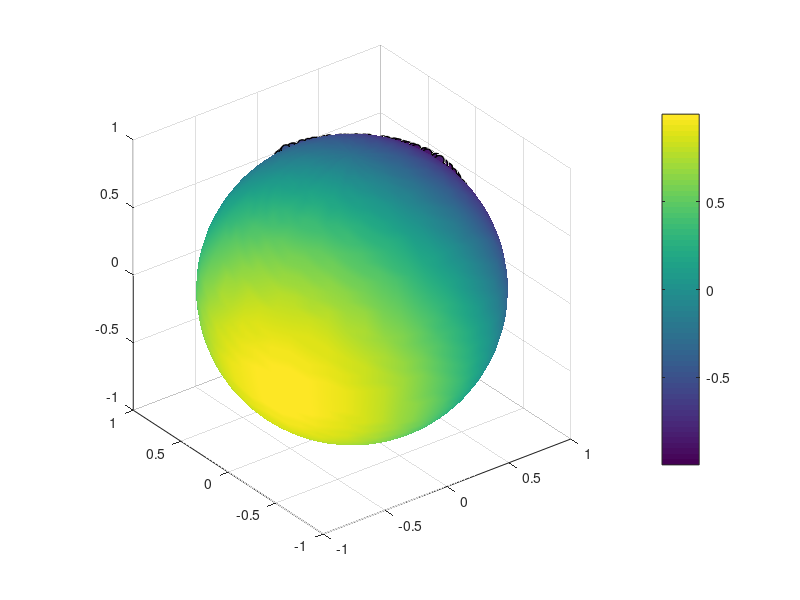

Source code (MATLAB): (Note: this script raises an error after producing the figure.)
% Compact embedded submanifold AMG (e.g., a sphere)
clc; close all; clearvars;

%% Convergence study
% convergence study values (NN and NT are amounts, N = 2.^NN and T = 0.5.^NT are upper bounds)
NN = 12; NT = 1; nboot = 10;
% combinations of N and T for convergence study
[Ni,Ti] = meshgrid(linspace(1,NN,NN),linspace(1,NT,NT)); Ni = reshape(2.^Ni,NN*NT,1); Ti = reshape(0.1.^Ti,NN*NT,1);
% precondition metric vectors for convergence study
err = ones(NN*NT,nboot);

for j = 1:nboot
for i = 1:NN*NT
%% print progress
clc; fprintf('%0.2f%% complete...(%i / %i bootstrap)\n',i/(NN*NT)*100,j,nboot);
rng(j)
%% The sphere
% generate random values in parametrization domain
N = Ni(i);
% entire upper hemisphere
% r = 0.99*rand(N,1); th = 2*pi*rand(N,1);
% smaller neighborhoods
% r = (0.75-0.25)*rand(N,1)+ 0.25; th = pi/4*rand(N,1);
r = (0.9-0.7)*rand(N,1)+ 0.7; th = pi/2*rand(N,1);
% r = 0.99*rand(N,1); th = pi/4*rand(N,1);
% r = 0.25*rand(N,1); th = 2*pi*rand(N,1);

% sample random ball in parametrization domain
S = r.*[cos(th),sin(th)];
% sample random directions
V = 2*rand(N,2) - 1; V = V./sqrt(sum(V.^2,2));
% mesh the entire sphere
nmesh = 50; [XX,YY,ZZ] = sphere(nmesh);

% parametrize upper hemisphere
Zcurv = @(X,Y) sqrt(1-X.^2 - Y.^2); Z = Zcurv(S(:,1),S(:,2));
P = [S(:,1),S(:,2),Z];
% partials of sphere parametrization
Zx = @(X,Y) -X./(sqrt(1-X.^2 - Y.^2)); Zy = @(X,Y) -Y./(sqrt(1-X.^2 - Y.^2));
% Jacobian of sphere parametrization
J = @(X,Y) [repmat([1 0; 0 1],1,1,N); reshape(Zx(X,Y),1,1,N), reshape(Zy(X,Y),1,1,N)];
JJ = J(S(:,1),S(:,2));
% tangent vectors
Vt = zeros(N,3); for ii=1:N, Vt(ii,:) = V(ii,:)*JJ(:,:,ii)'; end
Vt = Vt./sqrt(sum(Vt.^2,2));
% exponential map
Exp = @(t,Vt,P) kron(P,cos(t)) + kron(Vt./sqrt(sum(Vt.^2,2)),sin(t));
% compute exponentials along random tangent vectors
k = 25; t = 0.5*linspace(-1,1,k)'; GG = reshape(Exp(t,Vt,P),k,N,3);
% logarithmic map
Log = @(p,P) acos(P*p').*(P - P*p'.*repmat(p,size(P,1),1))./sqrt(sum((P - P*p'.*repmat(p,size(P,1),1)).^2,2));

%% Ambient map on the sphere
m = 3; XY = [reshape(XX,(nmesh+1)^2,1),reshape(YY,(nmesh+1)^2,1),reshape(ZZ,(nmesh+1)^2,1)]; rng(47);

% linear ambient function
a = 2*rand(m,1)-1; a = a/norm(a); Func = @(XY) XY*a; Grad = @(XY) repmat(a',size(XY,1),1);
% quadratic ambient ridge of rank(H) = r <= floor(m/2)
% r = 1; H = zeros(m); H(floor(m/2):floor(m/2)+r-1,floor(m/2):floor(m/2)+r-1) = eye(r); Func = @(X) sum((X*H).*X,2); Grad = @(X) X*H;
% highly nonlinear ridge
% a = 2*rand(m,1)-1; a = a/norm(a); Func = @(XY) sin(2*pi*XY*a) + cos(pi/2*XY*a); Grad = @(XY) kron(sum(pi*cos(pi*XY*a) - pi/2*sin(pi/2*XY*a),2),sum(a,2)');
% highly nonlinear approximate ridge
% w = 0.1; aa = 2*rand(m,1)-1; aa = aa/norm(aa); [A,~] = svd(aa); Func = @(XY) sum(sin(pi*XY*aa) + cos(pi/2*XY*aa),2) + w*sum((sin(pi*XY))*A(:,2:end),2); Grad = @(XY) kron(sum(pi*cos(pi*XY*aa) - pi/2*sin(pi/2*XY*aa),2),sum(aa,2)') + w*sum(pi*cos(pi*XY)*A(:,2:end),2)/(m-1); 
% highly nonlinear non-ridge
% aa = rand(m,1)-1; aa = aa/norm(aa); [A,~] = svd(aa); Func = @(XY) sum(sin(pi*XY*aa) + cos(pi/2*XY*aa),2) + sum((sin(pi*XY))*A(:,2:end),2); Grad = @(XY) kron(sum(pi*cos(pi*XY*aa) - pi/2*sin(pi/2*XY*aa),2),sum(aa,2)') + sum(pi*cos(pi*XY)*A(:,2:end),2)/(m-1);

% Compute values
F = Func(XY); G =Grad(XY); Frnd = Func(P); Grnd = Grad(P);
% Tangential gradient of ambient function
Gt = Grnd - bsxfun(@times,sum(Grnd.*P,2),P);

%% Karcher mean & Visualization
% initialize gradient descent optimization routine
p0  = Exp(0.01,Vt(1,:),P(1,:)); Jp = [1 0; 0 1; Zx(p0(1),p0(2)) Zy(p0(1),p0(2))]; vt = rand(1,2)*Jp'; vt = vt/norm(vt); v = 1;
% Fletcher et al. (Algorithm 1)
while norm(v) > 1e-6
    v = 1/N*sum(Log(p0,P),1);
    p0 = Exp(norm(v),v,p0); 
    Jp = [1 0; 0 1; Zx(p0(1),p0(2)) Zy(p0(1),p0(2))]; vt = rand(1,2)*Jp'; vt = vt/norm(vt);
end

%% Active Manifold-Geodesics
T = Ti(i);
% compute basis for tangent space (an orthogonal tangent vector)
vt2 = cross(p0,vt); Ptan = [p0 + vt; p0 + vt2; p0 - vt; p0 - vt2; p0 + vt;];

% compute AMG geodesic point set
k = 2; t = T*linspace(-1,1,k)'; Vg = sqrt(sum(Gt.^2,2)); Gset = zeros(k,N,3);
for ii=1:N, Gset(:,ii,:) = Exp(t*Vg(ii),Gt(ii,:),P(ii,:)); end
% refined geodesic samples (for visualization)
kk = 50; tt = linspace(-2,2,kk)'; GGset = zeros(kk,N,3);
for ii=1:N, GGset(:,ii,:) = Exp(tt*Vg(ii),Gt(ii,:),P(ii,:)); end

% logarithmic map of geodesic point set
Pset = reshape(Gset,k*N,3);
% logarithmic discrepancies of geodesic point set
Vlog1 = Log(p0,Pset(1:2:end-1,:));
Vlog2 = Log(p0,Pset(2:2:end,:));
Vlog = Vlog1 - Vlog2;
% Remove bias from PGA
% logarithmic map of sampled point set
Vlogx = Log(p0,P);
[Ux,Dx,~] = svd(1/sqrt(N)*[vt;vt2]*Vlogx',0); Ux = Ux'*[vt;vt2];
% SVD of tangential coordinates for logarithmic map of geodesic point set
[U,D,~] = svd(1/sqrt(N*(k-1)*(T^2+1))*Ux*(Vlog)',0); U = U'*Ux;
% [U,D,~] = svd(1/sqrt(N*(k-1)*(T^2+1))*[vt;vt2]*(Vlog)',0); U = U'*[vt;vt2];

% SVD of tangential coordinates for logarithmic map of geodesic point set
% [U,D,~] = svd(1/sqrt(N*(k-1)*(T^2+1))*[vt;vt2]*(Vlog-repmat(Vlogx,2,1))',0); U = U'*[vt;vt2];

% compute error w.r.t Mukherjee embedding definition
[Uemb,~,~] = svd(Grnd'); W = (eye(3) - p0'*p0)*Uemb(:,1); W = W./norm(W);
% subspace distance to the embedding definition
if exist('a','var')
    W = (eye(3) - p0'*p0)*a; W = W./norm(W);
end
err(i,j) = norm(W*W' - U(1,:)'*U(1,:),2);

% compute active and inactive manifold-geodesic
AMG = Exp(2*tt,U(1,:),p0); IAMG = Exp(2*tt,U(2,:),p0);
% compute Mukherjee embedding definition geodesic
EmbG = Exp(2*tt,W',p0);

% compute AMG shadow plot
% project logarithmic map of random points
Gy = Log(p0,P)*U';
% first-singular projected geodesic points
Py = Exp(Gy(:,1),U(1,:),p0);

%% Rotating geodesics (verification of AMG and IAMG)
Nr = 25; tr = linspace(0,1,Nr)';
% geodesic sweep of first quadrant of the tangent space
R = kron(U(1,:),1-tr)  + kron(U(2,:),tr);
% geodesic sweep of two quadrants of the tangent space
% R = [R; kron(-U(1,:),tr)  + kron(U(2,:),1-tr)];
% normalize and construct inner-product color metric
R = R./sqrt(sum(R.^2,2)); thr = abs(sum(R.*repmat(U(1,:),size(R,1)/Nr*Nr,1),2));
% plot rotated tangent vectors
% figure(fig); quiver3(repmat(p0(1),size(R,1)/Nr*Nr,1), repmat(p0(2),size(R,1)/Nr*Nr,1), repmat(p0(3),size(R,1)/Nr*Nr,1), R(:,1), R(:,2), R(:,3),'Color',0.75*ones(3,1))
% compute rotated geodesics2/99*ii-1
Ngr = 100; Tr = 2*max([abs(max(Gy(:,1))),abs(min(Gy(:,1)))]); tgr = linspace(-Tr,Tr,Ngr)';
% exponential maps along rotated tangent vectors
Gr = reshape(Exp(tgr,R,repmat(p0,size(R,1)/Nr*Nr,1)),Ngr,size(R,1)/Nr*Nr,3);

end
end

%% compute convergence rates
if NT ~= 1
% compute subspace distance convergence rate
M = [ones(NT*NN,1) log10(Ti) log10(Ni)]; cerr = M \ log10(mean(err,2));
% coefficient of determination for convergence estimate
Rsq = 1 - sum((log10(mean(err,2)) - M*cerr).^2)/sum((log10(mean(err,2)) - mean(log10(mean(err,2)))).^2);
fprintf('Sub. dist. T convergence rate 10^%f (R^2 = %f)\n',cerr(2),Rsq);
fprintf('Sub. dist. N convergence rate 10^%f (R^2 = %f)\n',cerr(3),Rsq);
elseif NT == 1
% compute subspace distance convergence rate
M = [ones(NN,1) log10(Ni)]; cerr = M \ log10(mean(err,2));
% coefficient of determination for convergence estimate
Rsq = 1 - sum((log10(mean(err,2)) - M*cerr).^2)/sum((log10(mean(err,2)) - mean(log10(mean(err,2)))).^2);
fprintf('Sub. dist. N convergence rate 10^%f (R^2 = %f)\n',cerr(2),Rsq);
end

%% AMG level-set root finding
% find the point on the AMG that minimizes the function's variability over the IAMG
options = optimset('TolX',eps,'TolFun',eps,'Display','on');
obj = @(t) range(  abs(Func( Exp(linspace(-2,2,5000)',U(2,:),Exp(t,U(1,:),p0)) ))  );
% optimization to determine the inactive submanifold
tAMG = zeros(100,1); obj_eval = 10*ones(100,1);
for ii=1:100
    [tAMG(i),obj_eval(i)] = fminbnd(obj,-2,2,options);
    %[tAMG(i),obj_eval(i)] = fminsearch(obj,2/99*ii-1,options); 
end
[~,opti] = min(obj_eval); tAMG = tAMG(opti);
% secant method to determine the inactive submanifold (for ridge function)
% tol = 0.1; t1 = 0; t2 = 1; iter = 0;
% while obj(t1) > tol && iter < 500, tn = t1 - obj(t1)*(t1 - t2)/( obj(t1) - obj(t2) ); t2 = t1; t1 = tn;  iter = iter + 1; end
% tAMG = t1;
% [tAMG,obj_opt,exitflag] = fminsearch(obj,0,options);
pAMG = Exp(tAMG,U(1,:),p0);
% compute inactive active manifold-geodesic at tAMG
IAMG_level = Exp(2*tt,U(2,:),pAMG);

%% Visualizations
% visualize function on sphere
fig = figure;
% simple filled surface
surf(XX,YY,ZZ,reshape(F,(nmesh+1),(nmesh+1)),'FaceColor','interp','FaceLighting','gouraud','EdgeAlpha',0);
% fancy filled surface
% surf(XX,YY,ZZ,reshape(F,(nmesh+1),(nmesh+1)),'FaceColor','interp','FaceLighting','gouraud','EdgeAlpha',0.25); alpha(0.55);
% contour style mesh
% mesh(XX,YY,ZZ,reshape(F,(nmesh+1),(nmesh+1)),'EdgeColor','interp'); alpha(0.75);
% no map, sphere only
% mesh(XX,YY,ZZ,ones(size(ZZ))); hold on; alpha(0); axis equal; colormap gray;
color = caxis; hold on; axis equal; colorbar;
% random points
ind = 1:N; if N > 500, ind = 1:500; end
scatter3(P(ind,1),P(ind,2),P(ind,3),50,'filled','cdata',Frnd(ind),'MarkerEdgeColor','k','linewidth',1);
% exponential maps along random tangent vectors
% for i=1:N, plot3(GG(ind,i,1),GG(ind,i,2),GG(ind,i,3),'r','linewidth',2), end
% gradients of function at random points
% quiver3(P(ind,1),P(ind,2),P(ind,3),Gt(ind,1),Gt(ind,2),Gt(ind,3),1,'k','linewidth',2)
fig.CurrentAxes.Visible = 'off';

% visualize converged Karcher mean
scatter3(p0(1),p0(2),p0(3),75,'k','filled','MarkerEdgeColor','k','linewidth',2);

% visualize tangent space at mean
% quiver3(p0(1),p0(2),p0(3),vt(1),vt(2),vt(3),1,'k--','linewidth',2);
% quiver3(p0(1),p0(2),p0(3),vt2(1),vt2(2),vt2(3),1,'k--','linewidth',2);
% tangent plane at mean
plot3(Ptan(:,1),Ptan(:,2),Ptan(:,3),'k','linewidth',2)

% plot geodesic set paths
% for i=1:N, plot3(GGset(:,i,1),GGset(:,i,2),GGset(:,i,3),'k','linewidth',1.5), end
% plot the geodesic set points
% scatter3(reshape(Gset(:,:,1),k*N,1),reshape(Gset(:,:,2),k*N,1),reshape(Gset(:,:,3),k*N,1),'k')

% visualize log map vectors
% quiver3(repmat(p0(1),k*N,1),repmat(p0(2),k*N,1),repmat(p0(3),k*N,1),Vlog(:,1),Vlog(:,2),Vlog(:,3),1,'b','linewidth',1);
% visualize new active manifold-geodesic basis
quiver3(repmat(p0(1),2,1),repmat(p0(2),2,1),repmat(p0(3),2,1),U(:,1),U(:,2),U(:,3),1,'k','linewidth',2);
% visualize Mukherjee embedding projection 
quiver3(p0(1),p0(2),p0(3),W(1),W(2),W(3),1,'r','linewidth',2);
% visualize PGA basis
quiver3(repmat(p0(1),2,1),repmat(p0(2),2,1),repmat(p0(3),2,1),Ux(:,1),Ux(:,2),Ux(:,3),1,'c','linewidth',2);

% visualize active and inactive manifold-geodesic
plot3(AMG(:,1),AMG(:,2),AMG(:,3),'k','linewidth',2);
% plot3(IAMG(:,1),IAMG(:,2),IAMG(:,3),'k--','linewidth',2);
plot3(EmbG(:,1),EmbG(:,2),EmbG(:,3),'r','linewidth',2);

% visualize inactive active manifold-geodesic at tAMG
% scatter3(pAMG(1),pAMG(2),pAMG(3),75,'filled','r');
plot3(IAMG_level(:,1),IAMG_level(:,2),IAMG_level(:,3),'k--','linewidth',2);

% visualize rotating geodesics and AMG shadow
% line color scaling
Grscl = 10;
% for i=1:size(R,1)/Nr*Nr, plot3(Gr(:,i,1),Gr(:,i,2),Gr(:,i,3),'linewidth',1,'color',abs(1-Grscl^thr(i)/Grscl)*ones(3,1)), end
% geodesic sweeps
fig2 = figure; hold on;
for ii=1:size(R,1)/Nr*Nr, plot(tgr,Func(reshape(Gr(:,ii,:),Ngr,3)),'-','Color',abs(1-Grscl^thr(ii)/Grscl)*ones(3,1)); end
% replot AMG sweep
plot(tgr,Func(reshape(Gr(:,1,:),Ngr,3)),'k','linewidth',2);
% replot IAMG sweep at mean
% plot(tgr,Func(reshape(Gr(:,Nr,:),Ngr,3)),'k--','linewidth',2);
% scatter plot over inner products of Log projection
scatter(Gy(:,1),Frnd,50,'filled','cdata',Frnd); caxis(color);
ylabel 'f(Exp_x(t; v))'; xlabel 't'
% plot IAMG level set approximation
plot(tgr,Func(Exp(2*tgr,U(2,:),pAMG)),'k--','linewidth',2);

% Convergence of subspace distance
if NN ~= 1 && NT ~= 1
% contour plot of linear fit to log10(err) for convergence rate estimates
figure; subplot(1,2,1), contourf(reshape(log10(Ni),NT,NN),reshape(log10(Ti),NT,NN),reshape([ones(NT*NN,1), log10(Ti), log10(Ni)]*cerr,NT,NN),15); hold on; axis square;
colorbar;
% colorbar('Ticks',[-16,-14,-12,-10,-8,-6,-4,-2,0]); caxis([-16,-1]); 
xlabel('$$\log_{10}(N)$$','Interpreter','latex'); ylabel('$$\log_{10}(T)$$','Interpreter','latex');
title(['$$\log_{10}\left(\Vert\hat{W_',num2str(1),'}\hat{W_',num2str(1),'}^T - \hat{U_',num2str(1),'}\hat{U_',num2str(1),'}^T\Vert_2\right)$$'],'Interpreter','latex');
% surface plot of log10(err) raw data
subplot(1,2,2), surf(reshape(log10(Ni),NT,NN),reshape(log10(Ti),NT,NN),reshape(log10(mean(err,2)),NT,NN));
colorbar; caxis([min(log10(mean(err,2))),max(log10(mean(err,2)))]);
hold on; shading interp; view([0,0,1]); axis([1,log10(max(Ni)),log10(min(Ti)),log10(max(Ti))]);
% colorbar('Ticks',[-16,-14,-12,-10,-8,-6,-4,-2,0]); caxis([-16,-1]); 
% contour expected rates over raw data
subplot(1,2,2), contour(reshape(log10(Ni),NT,NN),reshape(log10(Ti),NT,NN),reshape([ones(NT*NN,1), log10(Ti), log10(Ni)]*[cerr(1);0;0.5],NT,NN),15,'--','linecolor',0.5*ones(3,1));
xlabel('$$\log_{10}(N)$$','Interpreter','latex'); ylabel('$$\log_{10}(T)$$','Interpreter','latex'); axis square; axis([min(log10(Ni)),max(log10(Ni)),min(log10(Ti)),max(log10(Ti))]);
title(['$$\log_{10}\left(\Vert\hat{W_',num2str(1),'}\hat{W_',num2str(1),'}^T - \hat{U_',num2str(1),'}\hat{U_',num2str(1),'}^T\Vert_2\right)$$'],'Interpreter','latex');
elseif NN ~= 1
    figure; loglog(Ni,mean(err,2),'ko-','linewidth',2,'MarkerSize',8); hold on; grid on;
    err_lb = min(err,[],2); err_ub = max(err,[],2);
    h = fill([Ni; Ni(end:-1:1)],[err_lb; err_ub(end:-1:1)],0.5*ones(1,3)); h.FaceAlpha = 0.25;
    xlabel 'N'; ylabel 'subspace distance'
end
